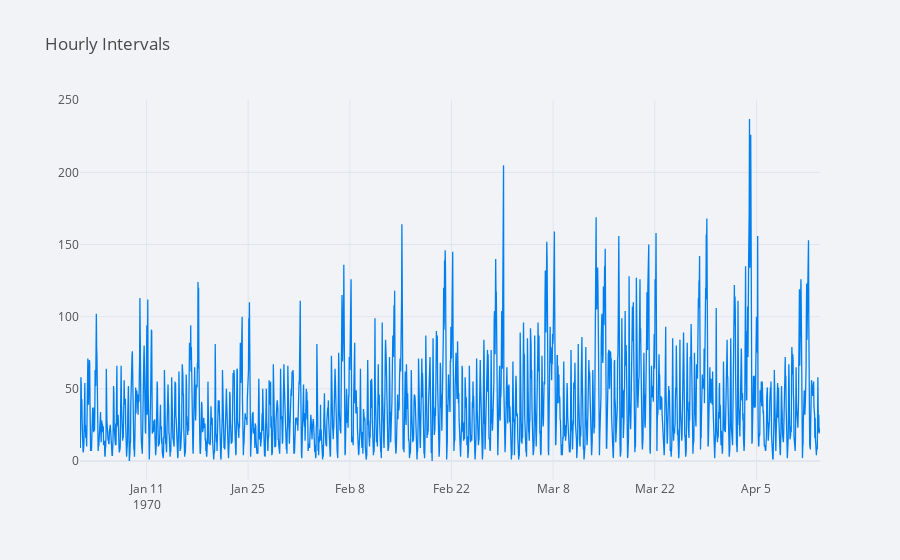

Write notebook code for a chart like this one.
### Code cell
resampledf_hr.iplot(kind='line', title='Hourly Intervals')

### Figure 1 — Plotly figure (JSON) as saved in the notebook; plotly's stock layout.template omitted (floating-point values rounded to 4 significant figures; data arrays with more than 128 entries replaced by an {"elided": "..."} marker saying what was removed)
{"data": [{"line": {"color": "rgba(0, 128, 240, 1.0)", "dash": "solid", "shape": "linear", "width": 1.3}, "mode": "lines", "name": "login_count", "text": "", "type": "scatter", "x": {"elided": "2447 str values"}, "y": {"elided": "2447 int values"}}], "layout": {"legend": {"bgcolor": "#F2F3F7", "font": {"color": "#505050"}}, "paper_bgcolor": "#F2F3F7", "plot_bgcolor": "#F2F3F7", "title": {"font": {"color": "#484848"}, "text": "Hourly Intervals"}, "xaxis": {"gridcolor": "#E1E5ED", "showgrid": true, "tickfont": {"color": "#505050"}, "title": {"font": {"color": "#505050"}, "text": ""}, "zerolinecolor": "#E1E5ED"}, "yaxis": {"gridcolor": "#E1E5ED", "showgrid": true, "tickfont": {"color": "#505050"}, "title": {"font": {"color": "#505050"}, "text": ""}, "zerolinecolor": "#E1E5ED"}}}
